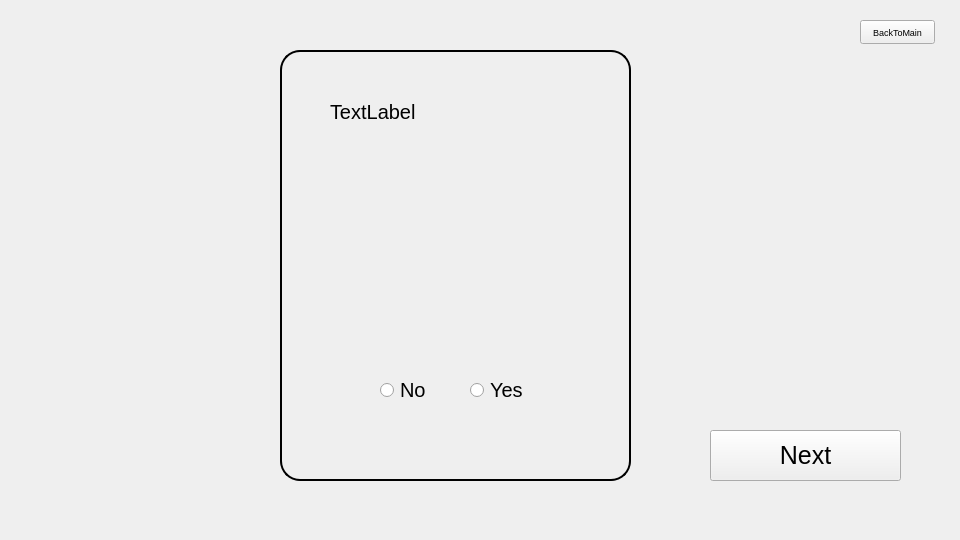
<?xml version="1.0" encoding="UTF-8"?>
<ui version="4.0">
 <class>Form</class>
 <widget class="QWidget" name="Form">
  <property name="geometry">
   <rect>
    <x>0</x>
    <y>0</y>
    <width>960</width>
    <height>540</height>
   </rect>
  </property>
  <property name="minimumSize">
   <size>
    <width>960</width>
    <height>540</height>
   </size>
  </property>
  <property name="maximumSize">
   <size>
    <width>960</width>
    <height>540</height>
   </size>
  </property>
  <property name="font">
   <font>
    <pointsize>15</pointsize>
   </font>
  </property>
  <property name="windowTitle">
   <string>Form</string>
  </property>
  <widget class="QPushButton" name="pushButton_Next">
   <property name="geometry">
    <rect>
     <x>710</x>
     <y>430</y>
     <width>191</width>
     <height>51</height>
    </rect>
   </property>
   <property name="font">
    <font>
     <pointsize>19</pointsize>
    </font>
   </property>
   <property name="text">
    <string>Next</string>
   </property>
  </widget>
  <widget class="QLabel" name="border">
   <property name="geometry">
    <rect>
     <x>280</x>
     <y>50</y>
     <width>351</width>
     <height>431</height>
    </rect>
   </property>
   <property name="font">
    <font>
     <pointsize>14</pointsize>
    </font>
   </property>
   <property name="styleSheet">
    <string notr="true">border: 2px solid black;
border-radius: 20px</string>
   </property>
   <property name="text">
    <string/>
   </property>
  </widget>
  <widget class="QRadioButton" name="radioButton_NO">
   <property name="geometry">
    <rect>
     <x>380</x>
     <y>380</y>
     <width>98</width>
     <height>20</height>
    </rect>
   </property>
   <property name="text">
    <string>No</string>
   </property>
  </widget>
  <widget class="QRadioButton" name="radioButton_Yes">
   <property name="geometry">
    <rect>
     <x>470</x>
     <y>380</y>
     <width>98</width>
     <height>20</height>
    </rect>
   </property>
   <property name="text">
    <string>Yes</string>
   </property>
  </widget>
  <widget class="QLabel" name="label_Text">
   <property name="geometry">
    <rect>
     <x>330</x>
     <y>100</y>
     <width>261</width>
     <height>141</height>
    </rect>
   </property>
   <property name="text">
    <string>TextLabel</string>
   </property>
   <property name="alignment">
    <set>Qt::AlignmentFlag::AlignLeading|Qt::AlignmentFlag::AlignLeft|Qt::AlignmentFlag::AlignTop</set>
   </property>
   <property name="wordWrap">
    <bool>true</bool>
   </property>
  </widget>
  <widget class="QPushButton" name="pushButton_Back">
   <property name="geometry">
    <rect>
     <x>860</x>
     <y>20</y>
     <width>75</width>
     <height>24</height>
    </rect>
   </property>
   <property name="font">
    <font>
     <pointsize>7</pointsize>
    </font>
   </property>
   <property name="text">
    <string>BackToMain</string>
   </property>
  </widget>
 </widget>
 <resources/>
 <connections/>
</ui>
